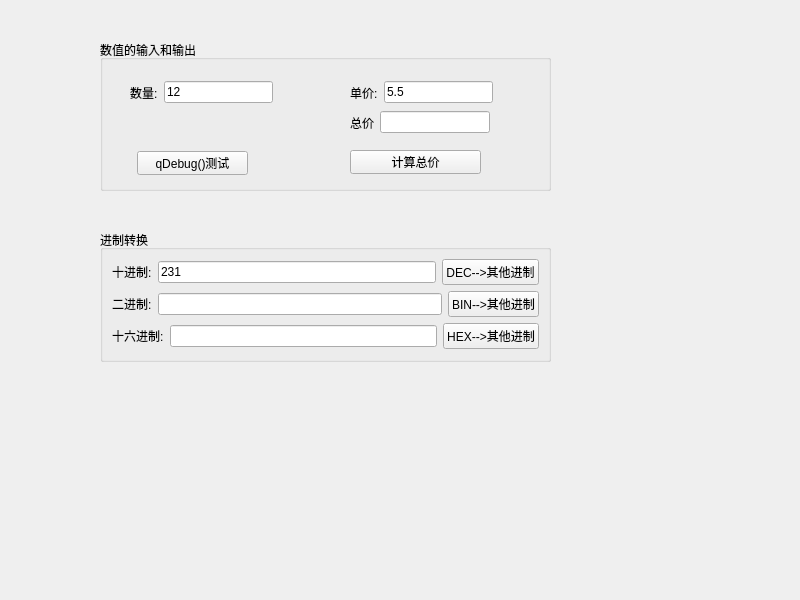
<?xml version="1.0" encoding="UTF-8"?>
<ui version="4.0">
 <class>Widget</class>
 <widget class="QWidget" name="Widget">
  <property name="geometry">
   <rect>
    <x>0</x>
    <y>0</y>
    <width>800</width>
    <height>600</height>
   </rect>
  </property>
  <property name="windowTitle">
   <string>Widget</string>
  </property>
  <widget class="QGroupBox" name="groupBox">
   <property name="geometry">
    <rect>
     <x>100</x>
     <y>40</y>
     <width>451</width>
     <height>151</height>
    </rect>
   </property>
   <property name="title">
    <string>数值的输入和输出</string>
   </property>
   <widget class="QPushButton" name="btnDebug">
    <property name="geometry">
     <rect>
      <x>37</x>
      <y>111</y>
      <width>111</width>
      <height>24</height>
     </rect>
    </property>
    <property name="text">
     <string>qDebug()测试</string>
    </property>
   </widget>
   <widget class="QPushButton" name="pushButton_2">
    <property name="geometry">
     <rect>
      <x>250</x>
      <y>110</y>
      <width>131</width>
      <height>24</height>
     </rect>
    </property>
    <property name="text">
     <string>计算总价</string>
    </property>
   </widget>
   <widget class="QWidget" name="">
    <property name="geometry">
     <rect>
      <x>30</x>
      <y>40</y>
      <width>143</width>
      <height>25</height>
     </rect>
    </property>
    <layout class="QHBoxLayout" name="horizontalLayout_4">
     <item>
      <widget class="QLabel" name="label">
       <property name="text">
        <string>数量:</string>
       </property>
      </widget>
     </item>
     <item>
      <widget class="QLineEdit" name="editNum">
       <property name="text">
        <string>12</string>
       </property>
      </widget>
     </item>
    </layout>
   </widget>
   <widget class="QWidget" name="">
    <property name="geometry">
     <rect>
      <x>250</x>
      <y>40</y>
      <width>143</width>
      <height>25</height>
     </rect>
    </property>
    <layout class="QHBoxLayout" name="horizontalLayout_5">
     <item>
      <widget class="QLabel" name="label_2">
       <property name="text">
        <string>单价:</string>
       </property>
      </widget>
     </item>
     <item>
      <widget class="QLineEdit" name="editPrice">
       <property name="text">
        <string>5.5</string>
       </property>
      </widget>
     </item>
    </layout>
   </widget>
   <widget class="QWidget" name="">
    <property name="geometry">
     <rect>
      <x>250</x>
      <y>70</y>
      <width>140</width>
      <height>25</height>
     </rect>
    </property>
    <layout class="QHBoxLayout" name="horizontalLayout_6">
     <item>
      <widget class="QLabel" name="label_3">
       <property name="text">
        <string>总价</string>
       </property>
      </widget>
     </item>
     <item>
      <widget class="QLineEdit" name="editTotal"/>
     </item>
    </layout>
   </widget>
  </widget>
  <widget class="QGroupBox" name="groupBox_2">
   <property name="geometry">
    <rect>
     <x>100</x>
     <y>230</y>
     <width>451</width>
     <height>132</height>
    </rect>
   </property>
   <property name="title">
    <string>进制转换</string>
   </property>
   <layout class="QVBoxLayout" name="verticalLayout">
    <item>
     <layout class="QHBoxLayout" name="horizontalLayout">
      <item>
       <widget class="QLabel" name="label_4">
        <property name="text">
         <string>十进制:</string>
        </property>
       </widget>
      </item>
      <item>
       <widget class="QLineEdit" name="editDec">
        <property name="text">
         <string>231</string>
        </property>
       </widget>
      </item>
      <item>
       <widget class="QPushButton" name="btnDec">
        <property name="text">
         <string>DEC--&gt;其他进制</string>
        </property>
       </widget>
      </item>
     </layout>
    </item>
    <item>
     <layout class="QHBoxLayout" name="horizontalLayout_2">
      <item>
       <widget class="QLabel" name="label_5">
        <property name="text">
         <string>二进制:</string>
        </property>
       </widget>
      </item>
      <item>
       <widget class="QLineEdit" name="editBin"/>
      </item>
      <item>
       <widget class="QPushButton" name="btnBin">
        <property name="text">
         <string>BIN--&gt;其他进制</string>
        </property>
       </widget>
      </item>
     </layout>
    </item>
    <item>
     <layout class="QHBoxLayout" name="horizontalLayout_3">
      <item>
       <widget class="QLabel" name="label_6">
        <property name="text">
         <string>十六进制:</string>
        </property>
       </widget>
      </item>
      <item>
       <widget class="QLineEdit" name="editHex"/>
      </item>
      <item>
       <widget class="QPushButton" name="btnHex">
        <property name="text">
         <string>HEX--&gt;其他进制</string>
        </property>
       </widget>
      </item>
     </layout>
    </item>
   </layout>
  </widget>
 </widget>
 <resources/>
 <connections/>
</ui>
